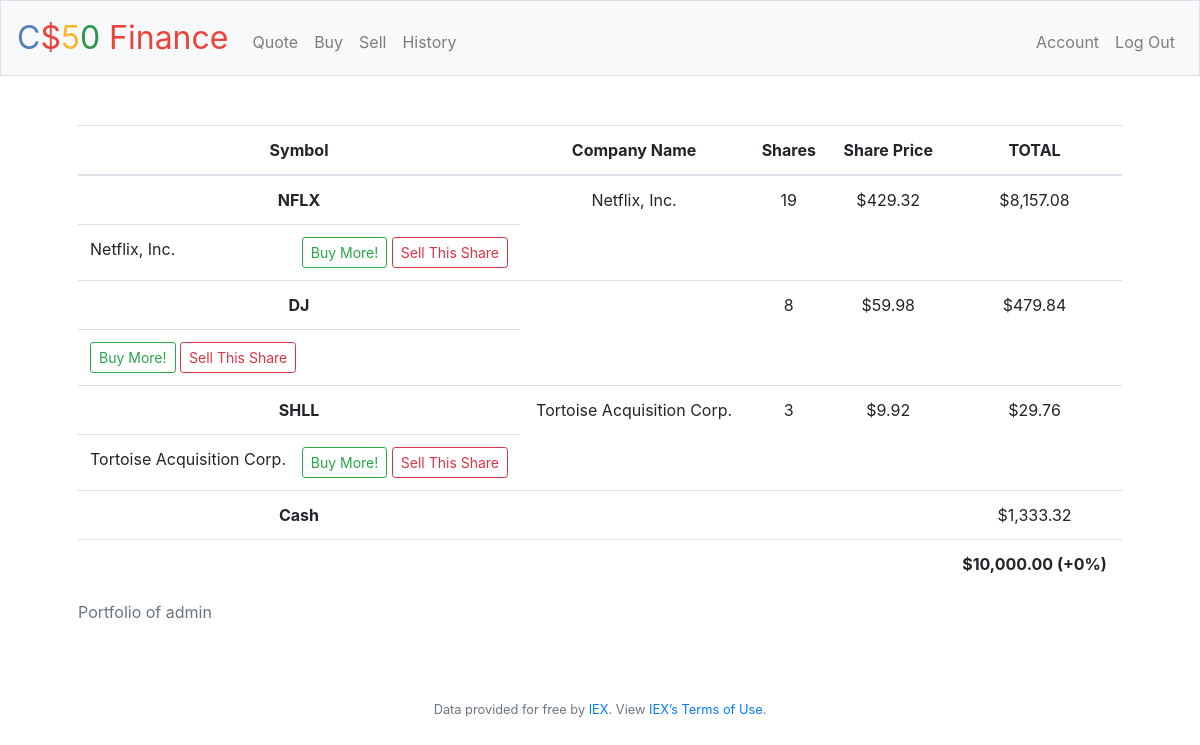
The app's page /index (signed in) with its own data.
### webapp/users/models.py (models this page shows, shortened)
class User(db.Model, UserMixin):
    __tablename__ = 'user'
    id = db.Column(db.Integer, primary_key=True)
    first_name = db.Column(db.String(30))
    last_name = db.Column(db.String(255))
    username = db.Column(db.String(20), unique=True, nullable=False)
    email = db.Column(db.String(120), unique=True, nullable=False)
    password = db.Column(db.String(60), nullable=False)
    image_file = db.Column(db.String(20), nullable=False, default='default.png')
    bio = db.Column(db.TEXT)
    created_on = db.Column(db.DateTime, nullable=False, default=datetime.utcnow)
    last_online = db.Column(db.DateTime, nullable=False, default=datetime.utcnow)
    starting_cash = db.Column(db.Float, nullable=False)
    cash = db.Column(db.Float, default=0.00)
    portfolio_value = db.Column(db.Float, default=0.00)
    portfolio_size = db.Column(db.Integer, nullable=False, default=0)
    num_buys = db.Column(db.Integer, nullable=False, default=0)
    num_sales = db.Column(db.Integer, nullable=False, default=0)
    num_equal_sales = db.Column(db.Integer, nullable=False, default=0)
    num_positive_sales = db.Column(db.Integer, nullable=False, default=0)
    num_negative_sales = db.Column(db.Integer, nullable=False, default=0)
    last_buy = db.Column(db.DateTime)
    last_sale = db.Column(db.DateTime)
    status = db.Column(db.Boolean, nullable=False, server_default='1')
    access = db.Column(db.Integer, nullable=False, default=1)
    roles = db.relationship('Role', secondary='user_roles')
    shares = db.relationship('Share', backref='owner', lazy=True)
    transactions = db.relationship('Transaction', backref='user', lazy=True)

### webapp/transactions/models.py (models this page shows)
class Share(db.Model):
    __tablename__ = 'share'
    id = db.Column(db.Integer, primary_key=True)
    user_id = db.Column(db.Integer, db.ForeignKey('user.id'), nullable=False)
    symbol = db.Column(db.String(100), nullable=False)
    company_name =  db.Column(db.String(100), nullable=False)
    num_shares = db.Column(db.Integer, nullable=False)
    total_value = db.Column(db.Float, nullable=False, default=0.00)

### webapp/main/routes.py (the view)
@main.route("/")
@main.route("/index")
@login_required
def index():
    user = User.query.filter_by(username=current_user.username).first()
    shares = Share.query.order_by(Share.total_value.desc()).filter_by(user_id=user.id).all()
    return render_template("index.html", title='Portfolio', user=user, shares=shares)

### webapp/main/routes.py (called while the page is built)
@main.after_request
def after_request(response):
    response.headers["Cache-Control"] = "no-cache, no-store, must-revalidate"
    response.headers["Expires"] = 0
    response.headers["Pragma"] = "no-cache"
    return response

### webapp/users/models.py (called while the page is built)
@login_manager.user_loader
def load_user(user_id):
    return User.query.get(int(user_id))

### webapp/templates/index.html (shortened to what this page needs)
{% extends "layout.html" %}
{% block main %}
    <table class="table table-hover">
        <caption>Portfolio of {{ user.username }}</caption>
        <thead>
            <tr>
              <th scope="col">Symbol</th>
              <th scope="col">Company Name</th>
              <th scope="col">Shares</th>
              <th scope="col">Share Price</th>
              <th scope="col">TOTAL</th>
            </tr>
          </thead>
        <tbody>
            {% for share in shares %}
                <tr data-toggle="collapse" data-target="#{{ share.id }}">
                    <th scope="row"> {{ share.symbol }} </th>
                    <td> {{ share.company_name }} </td>
                    <td> {{ share.num_shares }} </td>
                    <td> {{  '${:,.2f}'.format(share.total_value / share.num_shares) }} </td>
                    <td> {{  '${:,.2f}'.format(share.total_value) }} </td>
                </tr>
                <tr>
                    <div>
                        <td class="hidden-row" id="{{ share.id }}" colspan="5" style="vertical-align: middle;">
                            {{ share.company_name}}
                            <div class="hidden-row-buttons">
                                <a href="{{ url_for('transactions.buy', symbol=share.symbol) }}" class="btn btn-sm btn-outline-success" role="button" aria-pressed="true">Buy More!</a>
                                <a href="{{ url_for('transactions.sell') }}" class="btn btn-sm btn-outline-danger" role="button" aria-pressed="true">Sell This Share</a>
                            </div>
                        </td>
                    </div>
                </tr>
            {% endfor %}
            <tr>
                <th scope="row">Cash</th>
                <td></td>
                <td></td>
                <td></td>
                <td> {{ '${:,.2f}'.format(user.cash) }} </td>
            </tr>
            <tr>
                <th></th>
                <td></td>
                <td></td>
                <td></td>
                <td>
                {% if (user.portfolio_value + user.cash) > user.starting_cash %}
                    <b style= color:green>{{ '${:,.2f}'.format(user.portfolio_value + user.cash) }}
                        (+{{ (100 * ((user.portfolio_value + user.cash) / user.starting_cash) - 100) }}%)
                    </b>
                {% elif (user.portfolio_value + user.cash) == user.starting_cash %}
                    <b>{{ '${:,.2f}'.format(user.portfolio_value + user.cash) }} (+0%) </b>
                {% else %}
                    <b style= color:red>{{ '${:,.2f}'.format(user.portfolio_value + user.cash) }}
                        ({{ (100 * (user.portfolio_value + user.cash) / user.starting_cash) - 100 }}%)
                    </b>
                {% endif %}
                </td>
            </tr>
        </tbody>
    </table>
{% endblock main %}

### webapp/static/css/styles.css (style rules this page uses)
body { margin: 0; padding: 0; box-sizing: border-box; }
.hidden-row { display: flex; flex-direction: row; place-content: end space-between; }

### records on screen
User: username "admin", cash "$1,333.32", user.portfolio_value+user.cash "$10,000.00"
Share: symbol "NFLX", company_name "Netflix, Inc.", num_shares "19", share.total_value/share.num_shares "$429.32", total_value "$8,157.08"
Share: symbol "DJ", num_shares "8", share.total_value/share.num_shares "$59.98", total_value "$479.84"
Share: symbol "SHLL", company_name "Tortoise Acquisition Corp.", num_shares "3", share.total_value/share.num_shares "$9.92", total_value "$29.76"
